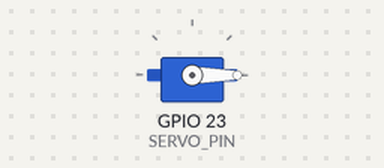
Recording of a sketch running on a simulated ESP32. On the bench: servo. Servo pulses on a pin are drawn as a servo (544–2400 µs = 0–180°); what the sketch prints to the serial monitor is not drawn.

Above: at 0.05 s.
At 0.9 s:
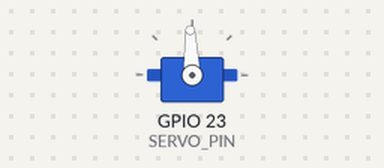
At 1.75 s:
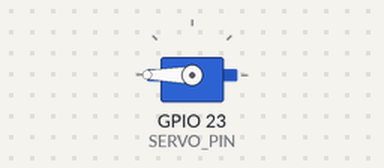
At 3.45 s:
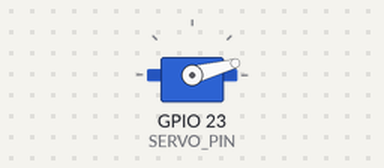
Timing chart, 0 to 8.3 s (numbered marks = the images above):
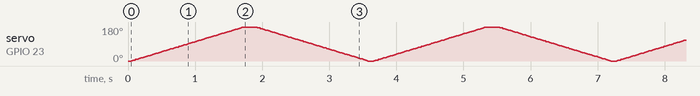

The sketch:

Practice_Servo2.ino
```cpp
#include <Arduino.h>

#define SERVO_PIN 23
#define SERVO_PWM_CHANNEL 0
#define SERVO_PWM_FREQ 50
#define SERVO_PWM_RESOLUTION 16

const uint32_t SERVO_PWM_MAX_DUTY = pow(2, SERVO_PWM_RESOLUTION) - 1;
void setServoAngle(double angle) {
  uint32_t duty = ((angle * 0.0005555555556) + 0.025) * SERVO_PWM_MAX_DUTY;
  ledcWrite(SERVO_PWM_CHANNEL, duty);
  Serial.println(duty);
}

void setup() {
  Serial.begin(115200);

  pinMode(SERVO_PIN, OUTPUT);

  ledcSetup(SERVO_PWM_CHANNEL, SERVO_PWM_FREQ, SERVO_PWM_RESOLUTION);
  ledcAttachPin(SERVO_PIN, SERVO_PWM_CHANNEL);
}

void loop() {
  for(size_t i = 0; i < 180; i++) {
    setServoAngle(i);
    // Serial.println(i);
    delay(10);
  }
  for(size_t i = 0; i < 180; i++) {
    setServoAngle(180 - i);
    // Serial.println(180 - i);
    delay(10);
  }
}
```
